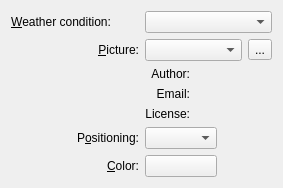
<?xml version="1.0" encoding="UTF-8"?>
<ui version="4.0">
 <class>weatherAdvanced</class>
 <widget class="QWidget" name="weatherAdvanced">
  <property name="geometry">
   <rect>
    <x>0</x>
    <y>0</y>
    <width>283</width>
    <height>187</height>
   </rect>
  </property>
  <layout class="QVBoxLayout" name="verticalLayout">
   <item>
    <layout class="QGridLayout" name="gridLayout_6">
     <item row="0" column="0">
      <layout class="QGridLayout" name="gridLayout_2">
       <item row="0" column="0">
        <widget class="QLabel" name="label_2">
         <property name="text">
          <string>&amp;Weather condition:</string>
         </property>
         <property name="buddy">
          <cstring>m_conditionCombo</cstring>
         </property>
        </widget>
       </item>
       <item row="1" column="0">
        <widget class="QLabel" name="label_3">
         <property name="text">
          <string>&amp;Picture:</string>
         </property>
         <property name="alignment">
          <set>Qt::AlignRight|Qt::AlignTrailing|Qt::AlignVCenter</set>
         </property>
         <property name="buddy">
          <cstring>m_wallpaperView</cstring>
         </property>
        </widget>
       </item>
      </layout>
     </item>
     <item row="0" column="1">
      <layout class="QGridLayout" name="gridLayout_4">
       <item row="0" column="0">
        <widget class="KComboBox" name="m_conditionCombo">
         <property name="sizePolicy">
          <sizepolicy hsizetype="Preferred" vsizetype="Fixed">
           <horstretch>1</horstretch>
           <verstretch>1</verstretch>
          </sizepolicy>
         </property>
        </widget>
       </item>
       <item row="1" column="0">
        <layout class="QHBoxLayout" name="horizontalLayout">
         <item>
          <widget class="KComboBox" name="m_wallpaperView">
           <property name="sizePolicy">
            <sizepolicy hsizetype="Preferred" vsizetype="Fixed">
             <horstretch>1</horstretch>
             <verstretch>1</verstretch>
            </sizepolicy>
           </property>
          </widget>
         </item>
         <item>
          <widget class="QToolButton" name="m_pictureUrlButton">
           <property name="toolTip">
            <string>Browse</string>
           </property>
           <property name="text">
            <string>...</string>
           </property>
          </widget>
         </item>
        </layout>
       </item>
      </layout>
     </item>
     <item row="1" column="0">
      <spacer name="horizontalSpacer_2">
       <property name="orientation">
        <enum>Qt::Horizontal</enum>
       </property>
       <property name="sizeHint" stdset="0">
        <size>
         <width>98</width>
         <height>20</height>
        </size>
       </property>
      </spacer>
     </item>
     <item row="1" column="1">
      <layout class="QGridLayout" name="gridLayout">
       <item row="0" column="0">
        <widget class="QLabel" name="m_authorLabel">
         <property name="text">
          <string>Author:</string>
         </property>
         <property name="alignment">
          <set>Qt::AlignRight|Qt::AlignTrailing|Qt::AlignVCenter</set>
         </property>
        </widget>
       </item>
       <item row="0" column="1">
        <widget class="QLabel" name="m_authorLine">
         <property name="sizePolicy">
          <sizepolicy hsizetype="Preferred" vsizetype="Fixed">
           <horstretch>1</horstretch>
           <verstretch>0</verstretch>
          </sizepolicy>
         </property>
         <property name="text">
          <string/>
         </property>
        </widget>
       </item>
       <item row="1" column="0">
        <widget class="QLabel" name="m_emailLabel">
         <property name="text">
          <string>Email:</string>
         </property>
         <property name="alignment">
          <set>Qt::AlignRight|Qt::AlignTrailing|Qt::AlignVCenter</set>
         </property>
        </widget>
       </item>
       <item row="1" column="1">
        <widget class="QLabel" name="m_emailLine">
         <property name="sizePolicy">
          <sizepolicy hsizetype="Preferred" vsizetype="Fixed">
           <horstretch>0</horstretch>
           <verstretch>0</verstretch>
          </sizepolicy>
         </property>
         <property name="text">
          <string/>
         </property>
        </widget>
       </item>
       <item row="2" column="0">
        <widget class="QLabel" name="m_licenseLabel">
         <property name="text">
          <string>License:</string>
         </property>
         <property name="alignment">
          <set>Qt::AlignRight|Qt::AlignTop|Qt::AlignTrailing</set>
         </property>
        </widget>
       </item>
       <item row="2" column="1">
        <widget class="QLabel" name="m_licenseLine">
         <property name="sizePolicy">
          <sizepolicy hsizetype="Preferred" vsizetype="Fixed">
           <horstretch>1</horstretch>
           <verstretch>0</verstretch>
          </sizepolicy>
         </property>
         <property name="text">
          <string/>
         </property>
         <property name="alignment">
          <set>Qt::AlignLeading|Qt::AlignLeft|Qt::AlignTop</set>
         </property>
        </widget>
       </item>
      </layout>
     </item>
     <item row="2" column="0">
      <layout class="QHBoxLayout" name="horizontalLayout_2">
       <item>
        <spacer name="horizontalSpacer_3">
         <property name="orientation">
          <enum>Qt::Horizontal</enum>
         </property>
         <property name="sizeHint" stdset="0">
          <size>
           <width>40</width>
           <height>20</height>
          </size>
         </property>
        </spacer>
       </item>
       <item>
        <layout class="QGridLayout" name="gridLayout_3">
         <item row="0" column="0">
          <widget class="QLabel" name="label_4">
           <property name="text">
            <string>P&amp;ositioning:</string>
           </property>
           <property name="alignment">
            <set>Qt::AlignRight|Qt::AlignTrailing|Qt::AlignVCenter</set>
           </property>
           <property name="buddy">
            <cstring>m_resizeMethod</cstring>
           </property>
          </widget>
         </item>
         <item row="1" column="0">
          <widget class="QLabel" name="label_5">
           <property name="text">
            <string>&amp;Color:</string>
           </property>
           <property name="alignment">
            <set>Qt::AlignRight|Qt::AlignTrailing|Qt::AlignVCenter</set>
           </property>
           <property name="buddy">
            <cstring>m_color</cstring>
           </property>
          </widget>
         </item>
        </layout>
       </item>
      </layout>
     </item>
     <item row="2" column="1">
      <layout class="QGridLayout" name="gridLayout_5">
       <item row="0" column="0">
        <widget class="KComboBox" name="m_resizeMethod">
         <property name="sizePolicy">
          <sizepolicy hsizetype="Preferred" vsizetype="Fixed">
           <horstretch>0</horstretch>
           <verstretch>0</verstretch>
          </sizepolicy>
         </property>
        </widget>
       </item>
       <item row="1" column="0">
        <widget class="KColorButton" name="m_color">
         <property name="sizePolicy">
          <sizepolicy hsizetype="Minimum" vsizetype="Fixed">
           <horstretch>0</horstretch>
           <verstretch>0</verstretch>
          </sizepolicy>
         </property>
         <property name="color">
          <color>
           <red>70</red>
           <green>90</green>
           <blue>130</blue>
          </color>
         </property>
         <property name="defaultColor">
          <color>
           <red>70</red>
           <green>90</green>
           <blue>130</blue>
          </color>
         </property>
        </widget>
       </item>
       <item row="0" column="1">
        <spacer name="horizontalSpacer">
         <property name="orientation">
          <enum>Qt::Horizontal</enum>
         </property>
         <property name="sizeHint" stdset="0">
          <size>
           <width>40</width>
           <height>20</height>
          </size>
         </property>
        </spacer>
       </item>
      </layout>
     </item>
    </layout>
   </item>
  </layout>
 </widget>
 <customwidgets>
  <customwidget>
   <class>KComboBox</class>
   <extends>QComboBox</extends>
   <header>kcombobox.h</header>
  </customwidget>
  <customwidget>
   <class>KColorButton</class>
   <extends>QPushButton</extends>
   <header>kcolorbutton.h</header>
  </customwidget>
 </customwidgets>
 <resources/>
 <connections/>
</ui>
